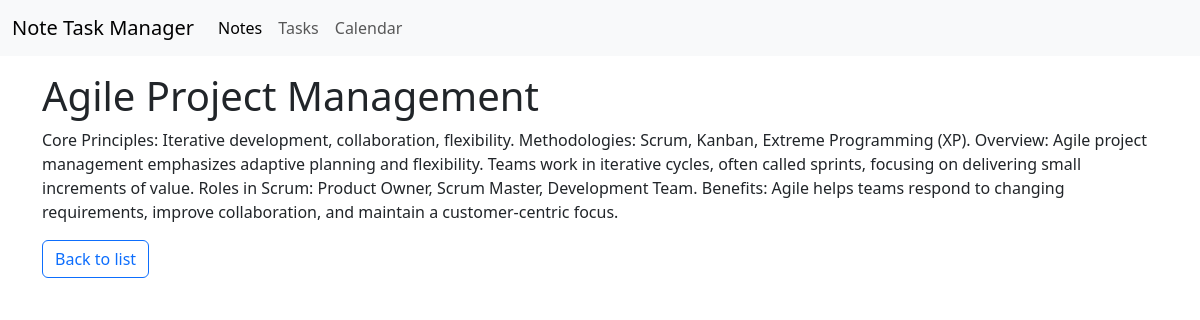
Screenshot of /notetasks/notes/13/ with the database file from the repository.
### notetasks/models.py (models this page shows, shortened)
class Note(models.Model):
    title = models.CharField(max_length=200)
    content = models.TextField()
    created_at = models.DateTimeField(auto_now_add=True)
    updated_at = models.DateTimeField(auto_now=True)

### notetasks/views.py (the view)
# urls.py: path('notes/<int:pk>/', NoteDetailView.as_view(), name='note_detail'),
class NoteDetailView(DetailView):
    model = Note
    context_object_name = 'note'
    template_name = 'notes/note_detail.html'

### notetasks/templates/notes/note_detail.html (shortened to what this page needs)
{% extends 'base.html' %}
{% block content %}
<h1>{{ note.title }}</h1>
<p>{{ note.content }}</p>
<a href="{% url 'note_list' %}" class="btn btn-outline-primary">Back to list</a>
{% endblock %}

### rows the page displays
Note: title "Agile Project Management", content "Core Principles: Iterative development, collaboration, flexibility. Methodologies: Scrum, Kanban, Extreme Programming (XP). Overview: Agile project management emphasizes adaptive planning and flexibility. Teams work in iterative cycles, often called sprints, focusing on delivering small increments of value. Roles in Scrum: Product Owner, Scrum Master, Development Team. Benefits: Agile helps teams respond to changing requirements, improve collaboration, and maintain a customer-centric focus."
